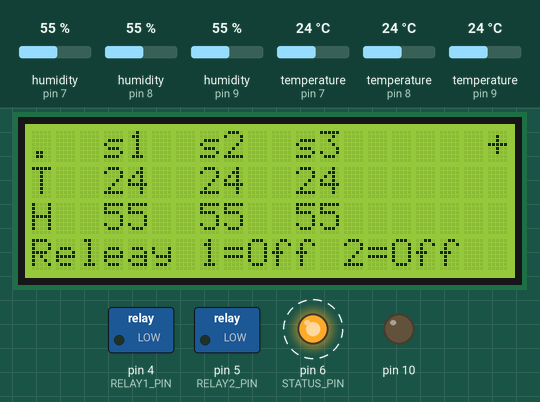
Recording of a program running on a simulated Arduino Pro Mini, built with avr-gcc and run on an emulated ATmega328P. On the bench: 20×4 character LCD, switched loads named in the program (green lamp = pin HIGH), output pins drawn as LEDs (lit = HIGH). Dashed ring = blinking. The test bench sets the inputs (shaded band); at power-on: temperature (sensors on pin 7, pin 8, pin 9) 24 °C, humidity (sensors on pin 7, pin 8, pin 9) 55 %. Storage starts empty.

Above: at 2.9 s.
3.0 s: temperature (sensor on pin 7) set to 9 °C
At 5.0 s:
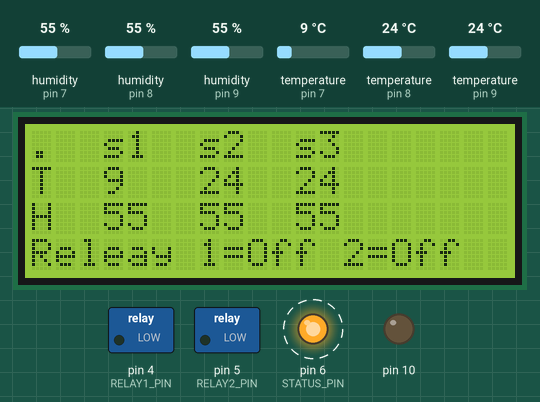
7.2 s: temperature (sensor on pin 7) set to 6 °C
At 9.8 s:
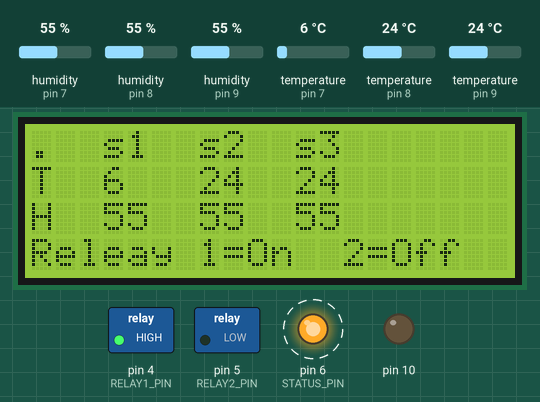
11.7 s: temperature (sensor on pin 8) set to 9 °C
At 13.4 s:
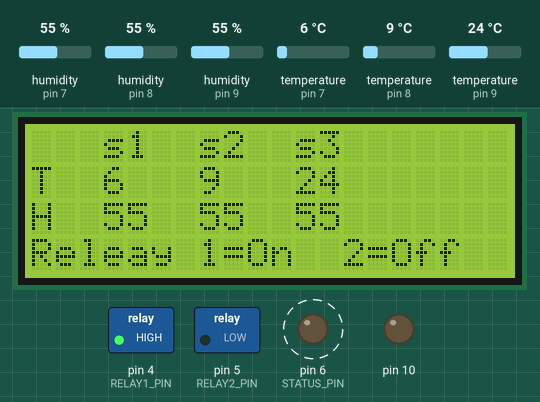
15.1 s: temperature (sensor on pin 8) set to 6 °C
At 19.1 s:
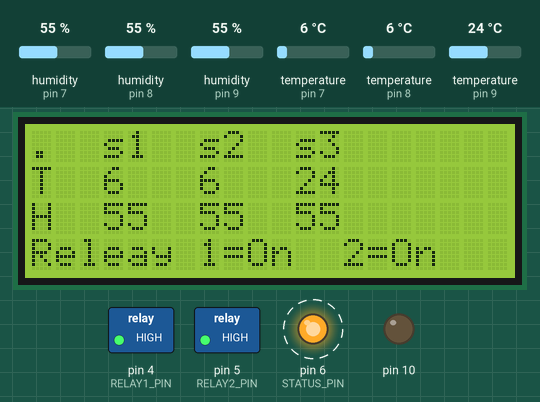
19.6 s: temperature (sensor on pin 7) set to 10 °C
At 22.5 s:
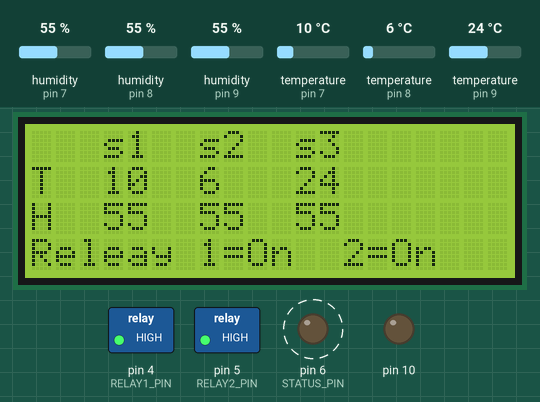
23.1 s: temperature (sensor on pin 7) set to 13 °C
At 25.9 s:
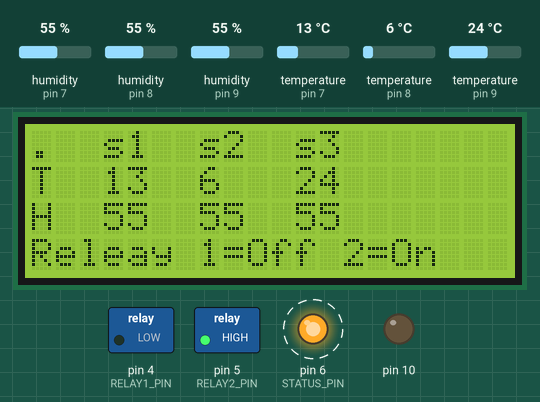
Timing chart, 0 to 28.6 s (numbered marks = the images above; inputs shaded):
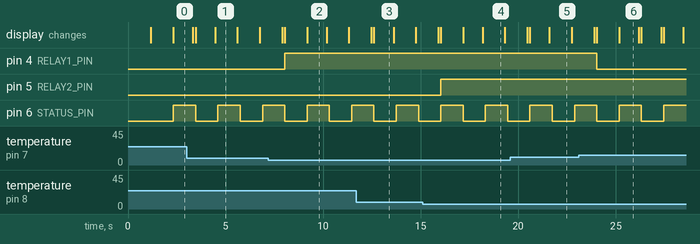

Measured:
- the behaviour switches between 8 and 7 °C on temperature (sensor on pin 7) (found by bisection; images 1 and 2)
- the behaviour switches between 8 and 7 °C on temperature (sensor on pin 8) (found by bisection; images 3 and 4)
- the behaviour switches between 11 and 12 °C on temperature (sensor on pin 7) (found by bisection; images 5 and 6)
- after the input at 7.2 s, pin 4 (RELAY1_PIN): LOW → HIGH after 0.84 s; the display: first differs from a run without the input after 0.84 s (image 2 shows a later state)
- after the input at 11.7 s, the display: first differs from a run without the input after 0.91 s (image 3)
- after the input at 15.1 s, pin 5 (RELAY2_PIN): LOW → HIGH after 0.93 s; the display: first differs from a run without the input after 0.93 s (image 4 shows a later state)
- after the input at 19.6 s, the display: first differs from a run without the input after 1.0 s (image 5 shows a later state)
- after the input at 23.1 s, pin 4 (RELAY1_PIN): HIGH → LOW after 0.93 s

The program:

main.cpp
```cpp
/*-----( Import needed libraries )-----*/
#include <Wire.h>
#include <LiquidCrystal_I2C.h>
#include "DHT.h"

#include <SPI.h>
#include <SD.h>

#define BUTTON 2      // Button used to turn on display backlight
#define RELAY1_PIN 4  // relay controlled by sensor 2
#define RELAY2_PIN 5  // relay controlled by sensor 1
#define STATUS_PIN 6  // a status indicator pin indicating the loop is running
#define DHTPIN1 7     // what pin we're connected to
#define DHTPIN2 8     // what pin we're connected to
#define DHTPIN3 9     // what pin we're connected to
#define DHTTYPE DHT11   // DHT 11

/*-----( Declare Constants )-----*/
// change this to match your SD shield or module;
// Arduino Ethernet shield: pin 4
// Adafruit SD shields and modules: pin 10
// Sparkfun SD shield: pin 8
const int chipSelect = 10;
const int logDelay = 20; // Log every 'logDelay' cycle

LiquidCrystal_I2C lcd(0x3f, 20, 4);  // Set the LCD I2C address

// Variables for controlling the relay with hysteresis.
int measuredTemperatures[3] = {0,0,0}; // measured temperatures (we have 3 sensors...)
int measuredHumidity[3] = {0,0,0}; // measured humidities (we have 3 sensors, these are stored to streamline log)
int relayPins[2] = {RELAY1_PIN, RELAY2_PIN}; // The relay pins
int relayOnTemp[2] = {7,7}; // Temperature in celcius to turn on relay
int relayOffTemp[2] = {11,11};  // Temperature in celcius to turn off relay
int relayState[2] = {LOW,LOW}; // Initial relay state

/*-----( Declare Variables )-----*/
DHT dht1(DHTPIN1, DHTTYPE);
DHT dht2(DHTPIN2, DHTTYPE);
DHT dht3(DHTPIN3, DHTTYPE);

// set up variables using the SD utility library functions:
File dataFile;
int  logDelayCounter = 0;

void setup()   /*----( SETUP: RUNS ONCE )----*/
{
	pinMode(BUTTON, INPUT);
	for (int i=0;i<2;++i)
	{
		pinMode(relayPins[i], OUTPUT);
		digitalWrite(relayPins[i], relayState[i]);
	}
	pinMode(STATUS_PIN, OUTPUT);
	Serial.begin(9600);  // Used to type in characters
	dht1.begin();
	dht2.begin();
	dht3.begin();

	lcd.init();
	lcd.begin(20,4);         // initialize the lcd for 20 chars 4 lines, turn on backlight
	lcd.backlight();

	// On the Ethernet Shield, CS is pin 4. It's set as an output by default.
	// Note that even if it's not used as the CS pin, the hardware SS pin
	// (10 on most Arduino boards, 53 on the Mega) must be left as an output
	// or the SD library functions will not work.
	pinMode(SS, OUTPUT);

	// we'll use the initialization code from the utility libraries
	// since we're just testing if the card is working!
	Sd2Card card;
	while (!card.init(SPI_HALF_SPEED, chipSelect)) {
		lcd.clear();
		lcd.setCursor(0,0);
		lcd.printstr("SD-init failed. check:");
		lcd.setCursor(0,1);
		lcd.printstr("*card inserted?");
		lcd.setCursor(0,2);
		lcd.printstr("*wiring correct?");
		lcd.setCursor(0,3);
		lcd.printstr("*chipSel correct?");
	}

	lcd.clear();
	lcd.setCursor(0,0);
	// print the type of card
	lcd.printstr("Card type: ");
	switch(card.type()) {
		case SD_CARD_TYPE_SD1:
			lcd.printstr("SD1");
			break;
		case SD_CARD_TYPE_SD2:
			lcd.printstr("SD2");
			break;
		case SD_CARD_TYPE_SDHC:
			lcd.printstr("SDHC");
			break;
		default:
			lcd.printstr("Unknown");
	}
	delay(1000);

	if (!SD.begin(chipSelect)) {
		lcd.printstr("Card failed, or not present");
		// don't do anything more:
		while (1)
			delay(1000);

	}

	// Open up the file we're going to log to!
	dataFile = SD.open("datalog.tsv", FILE_WRITE);
	if (! dataFile) {
		lcd.printstr("error opening datalog.txt");
		// Wait forever since we cant write data
		while (1)
			delay(1000);
	}
	dataFile.println("***New Measurement***");

	lcd.clear();

}/*--(end setup )---*/

bool status = false;
char indicator[] = {'.', ' '};
int indicatorIdx = 0;


void loop()   /*----( LOOP: RUNS CONSTANTLY )----*/
{
	// Make a output blink to show that the loop is processing.
	digitalWrite(STATUS_PIN, status);
	status = !status;

	lcd.backlight( );

	// Wait a few seconds between measurements.
	delay(1000);
	DHT sensors[3] = {dht1, dht2, dht3};

	lcd.setCursor(0,0);
	lcd.write(indicator[indicatorIdx]);
	++indicatorIdx;
	indicatorIdx = indicatorIdx % 2;

	lcd.printstr("  s1  s2  s3");
	lcd.setCursor(0,1);
	lcd.printstr("T");
	lcd.setCursor(0,2);
	lcd.printstr("H");
	lcd.setCursor(0,3);
	lcd.print("Releay");
	for (int i=0;i<2;++i)
	{
		lcd.print(" ");
		lcd.print(i+1);
		lcd.print("=");
		lcd.print((relayState[i] == HIGH) ? "On " : "Off");
	}
	int colIndexMeasurement[3] = {3, 7, 11};

	for (int sensorId = 0; sensorId < 3; ++sensorId)
	{
		DHT dht = sensors[sensorId];

		// Reading temperature or humidity takes about 250 milliseconds!
		// Sensor readings may also be up to 2 seconds 'old' (its a very slow sensor)

		lcd.setCursor(colIndexMeasurement[sensorId], 1);

		float t = dht.readTemperature();

		// clear 'NAN'
		lcd.printstr("   ");
		lcd.setCursor(colIndexMeasurement[sensorId], 1);

		if ( ! isnan(t))
		{
			lcd.print((int)t);
			measuredTemperatures[sensorId] = (int)t;
		}
		else
		{
			lcd.printstr("NAN");
		}

		lcd.setCursor(colIndexMeasurement[sensorId], 2);

		float h = dht.readHumidity();

		// clear 'NAN'
		lcd.printstr("   ");
		lcd.setCursor(colIndexMeasurement[sensorId], 2);
		if ( ! isnan(h))
		{
			lcd.print((int)h);
			measuredHumidity[sensorId] = (int)h;
		}
		else
		{
			lcd.printstr("NAN");
		}
	}

	// Update relay outputs
	for (int i=0;i<2;++i)
	{
		if (relayState[i] == LOW // Is relay off
			&& measuredTemperatures[i] <= relayOnTemp[i] ) // and temperature below or equal to 'OnTemp'
		{
			// Turn on relay
			relayState[i] = HIGH;
			digitalWrite(relayPins[i], relayState[i]);
		}
		else if (relayState[i] == HIGH // Is relay on
			&& measuredTemperatures[i] > relayOffTemp[i]) // And temperature is above 'OffTemp'
		{
			// Turn off relay
			relayState[i] = LOW;
			digitalWrite(relayPins[i], relayState[i]);
		}
	}

	if (logDelayCounter == 0)
	{
		lcd.setCursor(19,0);
		lcd.printstr("+");

		// Write to log file
		for (int sensorId=0;sensorId<3;++sensorId)
		{
			dataFile.print(sensorId);
			dataFile.print("\t");
			dataFile.print(measuredTemperatures[sensorId]);
			dataFile.print("\t");
			dataFile.print(measuredHumidity[sensorId]);
			dataFile.print("\t");
		}
		for (int i=0;i<2;++i)
		{
			dataFile.print(relayState[i]);
			dataFile.print("\t");
		}


		dataFile.println();
		dataFile.flush();

		logDelayCounter = logDelay+1;
	}
	else if (logDelayCounter == logDelay)
	{
		lcd.setCursor(19,0);
		lcd.printstr(" ");
	}
	--logDelayCounter;

}/* --(end main loop )-- */


/* ( THE END ) */
```
